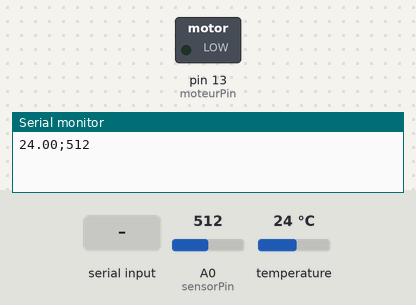
Recording of a sketch running on a simulated Arduino Uno, built with avr-gcc and run on an emulated ATmega328P. Parts: switched loads named in the sketch (green lamp = pin HIGH), the last lines printed to the serial monitor. Inputs (shaded band) come from the test bench; at power-on: A0 (sensorPin) = 512, temperature 24 °C.

Above: at 1.8 s.
1.9 s: "a" received over Serial
At 3.6 s:
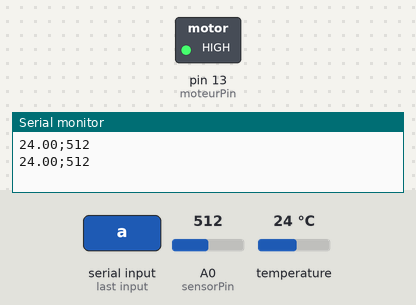
Timing chart, 0 to 5.1 s (numbered marks = the images above; inputs shaded):
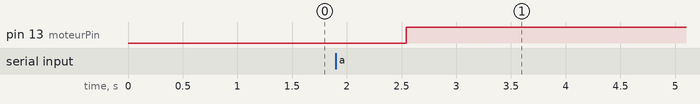

Measured:
- after the input at 1.9 s, pin 13 (moteurPin): LOW → HIGH after 0.65 s

The sketch:

projetM1.ino
```cpp
#include <OneWire.h>
#include <DallasTemperature.h>

// Data wire is plugged into pin 2 on the Arduino
#define ONE_WIRE_BUS 2

// Setup a oneWire instance to communicate with any OneWire devices
// (not just Maxim/Dallas temperature ICs)
OneWire oneWire(ONE_WIRE_BUS);

// Pass our oneWire reference to Dallas Temperature.
DallasTemperature sensors(&oneWire);

int sensorPin = A0;
int sensorValue = 0;

int moteurPin = 13;                     // Sortie où sera branchée la moteur
int moteurState = LOW;                  // Etat de la MOTEUR (LOW par défaut)


void setup(void)
{
  // start serial port
  Serial.begin(9600);

  // Start up the library
  sensors.begin();

  // MOTEUR
  pinMode(moteurPin, OUTPUT);           // Et la sortie de la moteur
}


void loop(void)
{
  ////////////////////// TEMPERATURE
  sensors.requestTemperatures(); // Send the command to get temperatures

  Serial.print(sensors.getTempCByIndex(0));

  Serial.print(";");

  ////////////////////// // HUMIDITE

  sensorValue = analogRead(sensorPin);
  //Serial.print("Moisture = " );
  Serial.println(sensorValue);

  ////////////// Control MOTEUR
  int received;                     // Variable servant à récupérer les données reçues
  if (Serial.available()>0) {       // Si des données sont disponibles
  received = Serial.read();       // On les récupère
      if(received == 'a') {           // Si "a" est reçu
        if (moteurState==HIGH) {          // Et que la Moteur est allumée
              moteurState = LOW;              // On l'éteint
        }
        else {                          //Sinon
              moteurState = HIGH;             // On l'allume
        }
        digitalWrite(moteurPin, moteurState);  // Enfin on change l'état de la Moteur
      }
  }
  delay(1000);
}
```
